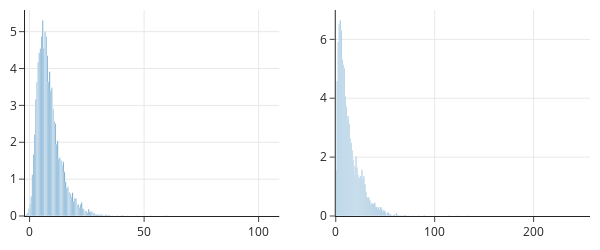

The code cell stored with this chart in its notebook:
### Markdown cell above
We see that most PM2.5 values range between 5.0 and 15.0 µg m⁻³.

Next, we plot the distribution of both AQS and PurpleAir PM2.5 readings.

### Code cell
left = px.histogram(full_df, x='pm25aqs', histnorm='percent')
right = px.histogram(full_df, x='pm25pa', histnorm='percent')

fig = left_right(left, right, width=600, height=250)
fig.show()

### Figure 1 — Plotly figure (JSON) as saved in the notebook; plotly's stock layout.template omitted (floating-point values rounded to 4 significant figures; data arrays with more than 128 entries replaced by an {"elided": "..."} marker saying what was removed)
{"data": [{"alignmentgroup": "True", "histnorm": "percent", "hovertemplate": "pm25aqs=%{x}<br>percent=%{y}<extra></extra>", "legendgroup": "", "marker": {"color": "#1F77B4", "pattern": {"shape": ""}}, "name": "", "offsetgroup": "", "orientation": "v", "showlegend": false, "type": "histogram", "x": {"elided": "12246 float values"}, "xaxis": "x", "yaxis": "y"}, {"alignmentgroup": "True", "histnorm": "percent", "hovertemplate": "pm25pa=%{x}<br>percent=%{y}<extra></extra>", "legendgroup": "", "marker": {"color": "#1F77B4", "pattern": {"shape": ""}}, "name": "", "offsetgroup": "", "orientation": "v", "showlegend": false, "type": "histogram", "x": {"elided": "12246 float values"}, "xaxis": "x2", "yaxis": "y2"}], "layout": {"height": 250, "width": 600, "xaxis": {"anchor": "y", "autorange": true, "domain": [0, 0.45], "range": [-2, 109], "type": "linear"}, "xaxis2": {"anchor": "y2", "autorange": true, "domain": [0.55, 1], "range": [0, 257], "type": "linear"}, "yaxis": {"anchor": "x", "autorange": true, "domain": [0, 1], "range": [0, 5.587]}, "yaxis2": {"anchor": "x2", "autorange": true, "domain": [0, 1], "range": [0, 6.997]}}}
